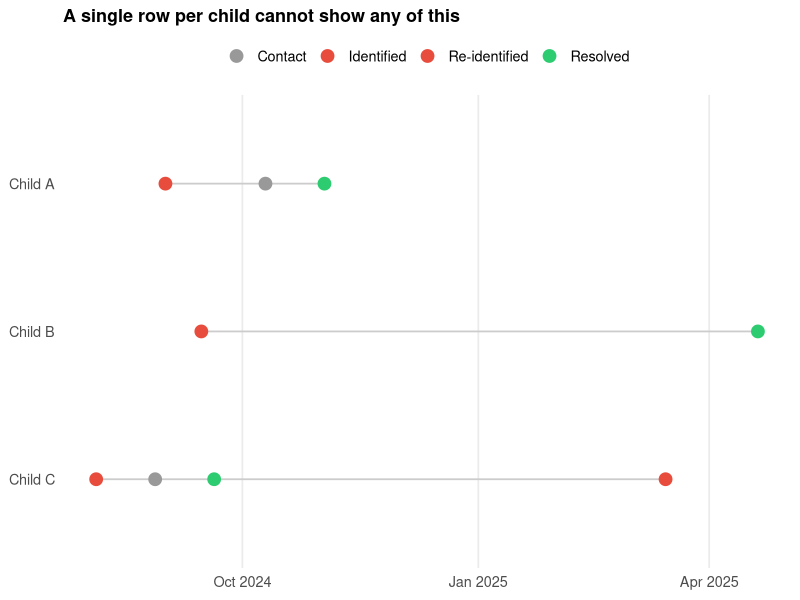
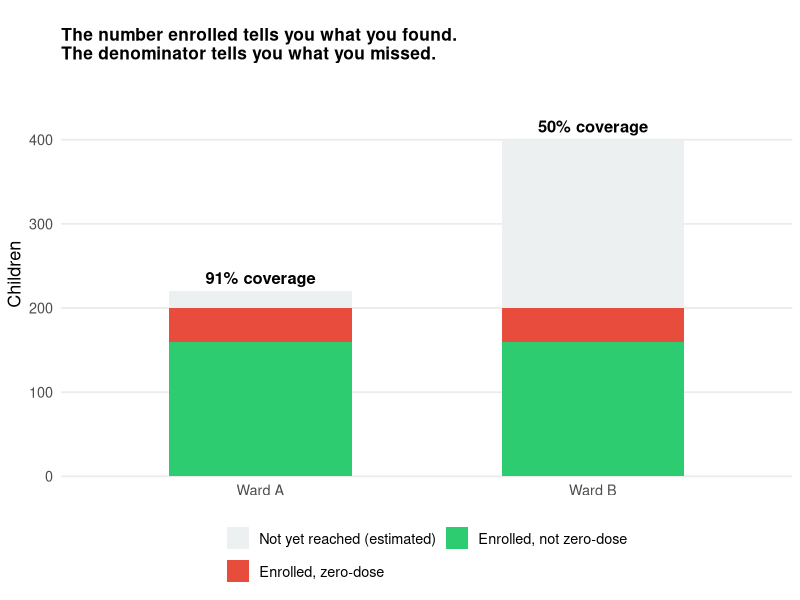
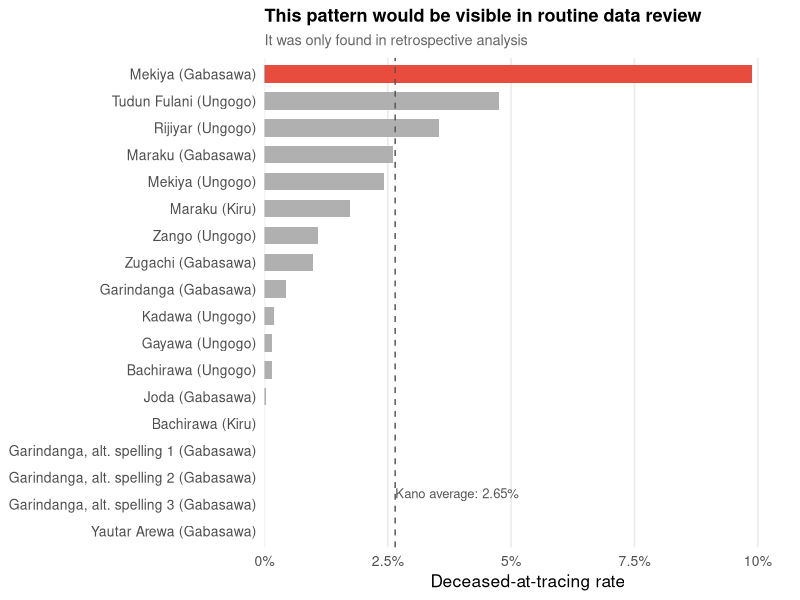
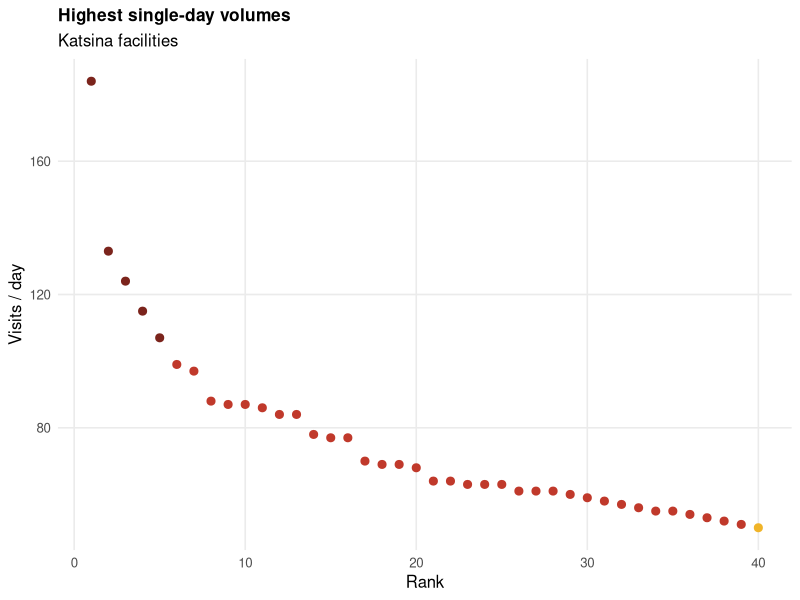
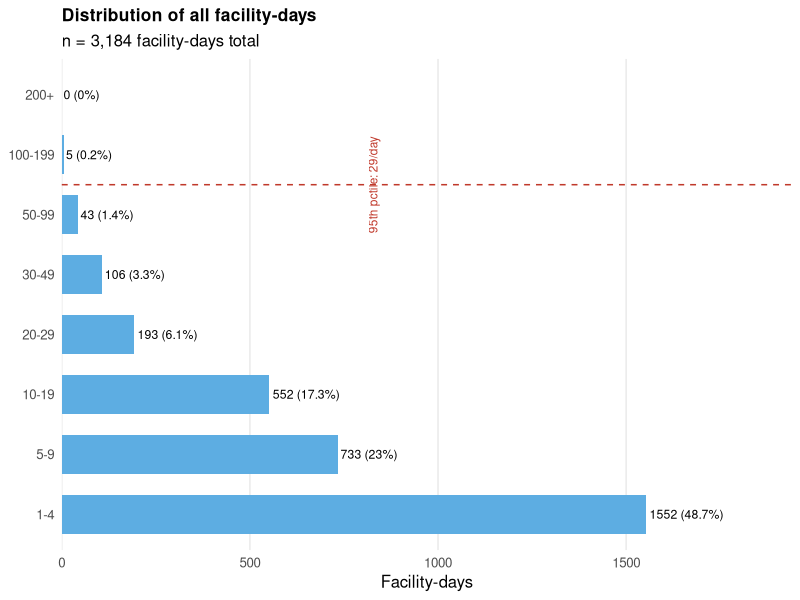

These charts were generated, in order, by the following R code:
## ---- chunk 1
knitr::opts_chunk$set(echo = FALSE, warning = FALSE, message = FALSE)
# Force English month names and the Gregorian calendar for all date output,
# regardless of the local machine's system locale (e.g. Thai Buddhist-era
# Windows locales, which otherwise leak into scale_x_date() labels).
Sys.setlocale("LC_TIME", "C")
library(ggplot2)
library(dplyr)
library(knitr)
library(kableExtra)
## ---- chunk 2
# Real duplicate rows sampled from Katsina facility visits (raw export),
# compound key: patient_id + visit_date + health_center_id + vaccines_administered.
# IDs shown truncated to 8 characters for readability -- full values are DATHARM
# system UUIDs, already pseudonymous.
table1a <- data.frame(
  record_id      = c("f9d26c3b", "f9d26c3b", "0b738833", "0b738833", "fa9dbdb0", "fa9dbdb0"),
  patient_id     = c("00b83bdb", "00b83bdb", "00f960dd", "00f960dd", "01201fe4", "01201fe4"),
  visit_date     = c("2023-10-12", "2023-10-12", "2024-05-31", "2024-05-31", "2024-03-01", "2024-03-01"),
  health_center  = c("ba69905f", "ba69905f", "21526f5b", "21526f5b", "ba69905f", "ba69905f"),
  settlement     = c("Dorowa", "Dorowa", "Siyya A", "Siyya A", "Dorowa", "Dorowa"),
  vaccines       = c("Penta_1, PCV_1, OPV_1, Rota_1, IPV_1 ... (17 antigens)",
                      "Penta_1, PCV_1, OPV_1, Rota_1, IPV_1 ... (17 antigens)",
                      "VitaminA_2, Measles_2",
                      "VitaminA_2, Measles_2",
                      "Penta_1, PCV_1, OPV_1, Rota_1, IPV_1",
                      "Penta_1, PCV_1, OPV_1, Rota_1, IPV_1")
)

kable(table1a,
      col.names = c("Record ID", "Patient ID", "Visit date", "Health centre", "Settlement", "Vaccines administered"),
      caption = "Table 1A: Six duplicated rows from the Katsina facility visits raw export. Each pair shares an identical record ID and compound key: the same database entry appears twice, not just the same clinical event.") %>%
  kable_styling(bootstrap_options = c("striped", "condensed"), full_width = TRUE, font_size = 13) %>%
  collapse_rows(columns = 1:5, valign = "top")
## ---- chunk 3
# Real sample of defaulter tracing rows where tracing_outcome == "yes_off_network_care",
# both states. patient_id truncated to 8 characters for readability.
table2a <- data.frame(
  patient_id      = c("dfa77aa0", "f6739b28", "ceaa528e", "48e07c80",
                       "4d2c6f71", "b741dc71", "68464604", "52ea5fd7"),
  state           = c("Kano", "Kano", "Kano", "Katsina",
                       "Kano", "Katsina", "Kano", "Kano"),
  tracing_outcome = "yes_off_network_care",
  tracing_method  = "home_visit",
  date            = c("2025-07-01", "2025-10-29", "2025-07-19", "2024-07-29",
                       "2025-05-21", "2024-06-29", "2024-09-24", "2025-12-02"),
  vaccine_on_card = "NOT RECORDED"
)

kable(table2a,
      col.names = c("Patient ID", "State", "Tracing outcome", "Tracing method", "Date", "Vaccine seen on card?"),
      caption = "Table 2A: Sample of defaulter tracing records where the outcome is 'received immunisation elsewhere' (n = 13,508 across both states). No row records which vaccine the CHW saw on the card.") %>%
  kable_styling(bootstrap_options = c("striped", "condensed"), full_width = TRUE, font_size = 13) %>%
  column_spec(6, color = "#e74c3c", bold = TRUE)
## ---- chunk 4
ladder_legend <- data.frame(
  Level      = c("L1 \u2014 Maximalist", "L2 \u2014 Strict", "L3 \u2014 Matched", "L4 \u2014 Verified"),
  Definition = c("yes_ok or yes_off_network_care",
                 "yes_ok only",
                 "yes_ok, and the child has a matching facility_visits record (any time)",
                 "yes_ok, matching facility_visits record, and that record names a vaccine"),
  Source     = c("defaulter_tracing", "defaulter_tracing",
                 "defaulter_tracing joined to facility_visits on patient_id",
                 "defaulter_tracing joined to facility_visits on patient_id and vaccines_administered")
)

kable(ladder_legend, col.names = c("Level", "Definition", "Source table(s)"),
      caption = "Legend: how each verification level in Figure 2A is defined.") %>%
  kable_styling(bootstrap_options = c("striped", "condensed"), full_width = TRUE, font_size = 13) %>%
  column_spec(1, bold = TRUE, width = "16%")
## ---- chunk 5
tl <- data.frame(
  child = factor(c("Child A","Child A","Child A","Child B","Child B","Child C","Child C","Child C","Child C"),
                  levels = c("Child C","Child B","Child A")),
  date  = as.Date(c("2024-09-01","2024-10-10","2024-11-02",
                     "2024-09-15","2025-04-20",
                     "2024-08-05","2024-08-28","2024-09-20","2025-03-15")),
  event = c("Identified","Contact","Resolved",
            "Identified","Resolved",
            "Identified","Contact","Resolved","Re-identified")
)
event_colour <- c("Identified" = "#e74c3c", "Contact" = "#999999",
                   "Resolved" = "#2ecc71", "Re-identified" = "#e74c3c")

ggplot(tl, aes(x = date, y = child)) +
  geom_line(aes(group = child), colour = "#ccc", linewidth = 0.6) +
  geom_point(aes(colour = event), size = 4) +
  scale_colour_manual(values = event_colour) +
  scale_x_date(date_labels = "%b %Y") +
  labs(title = "A single row per child cannot show any of this",
       x = NULL, y = NULL, colour = NULL) +
  theme_minimal(base_size = 13) +
  theme(panel.grid.major.y = element_blank(),
        panel.grid.minor   = element_blank(),
        plot.title         = element_text(face = "bold", size = 13),
        legend.position    = "top")
## ---- chunk 6
# Real join: identified_zd "resolved" records (both states) against facility_visits,
# checking for a visit within 90 days after first_resolved_date. 761 of 1,768
# resolved cases (43.0%) have no matching visit -- Kano 63.7%, Katsina 29.3%.
table3b <- data.frame(
  child_id            = c("3268f1d2", "05816ead", "4c52c601", "71ece8fd",
                           "5a8b17c8", "3da40512", "e4c5863c", "b2c33385"),
  state               = c("Kano", "Kano", "Katsina", "Kano",
                           "Katsina", "Kano", "Katsina", "Kano"),
  health_centre       = c("Mazan gudu HP", "Santsi HP", "CHC Safana", "Kumbo HP",
                           "Unguwar Mamman Dee HC", "Santsi HP", "Gallawa HC", "Rijiyar Zaki PHC"),
  last_tracing_outcome = c("yes_off_network_care", "yes_ok", "yes_off_network_care", "yes_off_network_care",
                            "yes_off_network_care", "yes_ok", "yes_off_network_care", "yes_off_network_care"),
  resolved_date       = c("2024-09-23", "2025-09-03", "2025-02-14", "2025-12-09",
                           "2024-12-11", "2025-09-03", "2024-09-21", "2025-07-12"),
  post_resolution_visit_90d = "No"
)

kable(table3b,
      col.names = c("Child ID", "State", "Health centre", "Last tracing outcome", "Resolved date", "Visit within 90 days?"),
      caption = "Table 3B: Children marked 'resolved' in identified_zd with no matching facility-visits record within 90 days of resolution (761 of 1,768 cases overall, 43.0%; Kano 63.7%, Katsina 29.3%). Source: DATHARM, 2026d (identified zero-dose); DATHARM, 2026b (facility visits).") %>%
  kable_styling(bootstrap_options = c("striped", "condensed"), full_width = TRUE, font_size = 13) %>%
  column_spec(6, color = "#e74c3c", bold = TRUE)
## ---- chunk 7

ward_denom <- data.frame(
  Ward     = rep(c("Ward A", "Ward B"), each = 3),
  Category = rep(c("Enrolled, not zero-dose", "Enrolled, zero-dose", "Not yet reached (estimated)"), times = 2),
  N        = c(160, 40, 20,
               160, 40, 200)
)
ward_denom$Category <- factor(ward_denom$Category,
  levels = c("Not yet reached (estimated)", "Enrolled, zero-dose", "Enrolled, not zero-dose"))

coverage_labels <- data.frame(Ward = c("Ward A", "Ward B"), Total = c(220, 400), Pct = c("91%", "50%"))

ggplot(ward_denom, aes(x = Ward, y = N, fill = Category)) +
  geom_col(width = 0.55) +
  geom_text(data = coverage_labels, aes(x = Ward, y = Total, label = paste0(Pct, " coverage")),
            inherit.aes = FALSE, vjust = -0.6, fontface = "bold", size = 4.2) +
  scale_fill_manual(values = c("Not yet reached (estimated)"  = "#ecf0f1",
                                "Enrolled, zero-dose"          = "#e74c3c",
                                "Enrolled, not zero-dose"      = "#2ecc71")) +
  scale_y_continuous(limits = c(0, 480), expand = c(0, 0)) +
  coord_cartesian(clip = "off") +
  labs(title = "The number enrolled tells you what you found.\nThe denominator tells you what you missed.",
       x = NULL, y = "Children", fill = NULL) +
  theme_minimal(base_size = 13) +
  theme(
    panel.grid.major.x = element_blank(),
    panel.grid.minor    = element_blank(),
    plot.title           = element_text(face = "bold", size = 12.5),
    plot.margin           = margin(20, 5.5, 5.5, 5.5),
    legend.position       = "bottom"
  ) +
  guides(fill = guide_legend(nrow = 2))
## ---- chunk 8
table5a <- data.frame(
  Check  = c("visit_date substantially earlier than created_on",
             "Same patient_id + visit_date + facility appearing more than once",
             "Any individual mobiliser's death or refusal rate far above the ward average",
             "zero_dose flag still TRUE for a child with a post-enrolment vaccination record",
             "Enrolled children count declining month-over-month in a ward"),
  Catches = c("Retroactive / backfilled entry",
              "Duplicate sync",
              "Likely entry error",
              "Stale status",
              "Possible data loss")
)

kable(table5a, col.names = c("What to check", "What it catches"),
      caption = "Table 5A: Five checks for a routine data diagnostics pass, each catching one issue class found in this audit.") %>%
  kable_styling(bootstrap_options = c("striped", "condensed"), full_width = TRUE, font_size = 13)
## ---- chunk 9

ward_dead <- data.frame(
  Ward = c("Mekiya (Gabasawa)", "Tudun Fulani (Ungogo)", "Rijiyar (Ungogo)", "Maraku (Gabasawa)",
           "Mekiya (Ungogo)", "Maraku (Kiru)", "Zango (Ungogo)", "Zugachi (Gabasawa)",
           "Garindanga (Gabasawa)", "Kadawa (Ungogo)", "Gayawa (Ungogo)", "Bachirawa (Ungogo)",
           "Joda (Gabasawa)", "Bachirawa (Kiru)", "Garindanga, alt. spelling 1 (Gabasawa)",
           "Garindanga, alt. spelling 2 (Gabasawa)", "Garindanga, alt. spelling 3 (Gabasawa)",
           "Yautar Arewa (Gabasawa)"),
  Rate = c(9.89, 4.75, 3.53, 2.60, 2.42, 1.73, 1.09, 0.99, 0.43, 0.19, 0.15, 0.15, 0.03, 0, 0, 0, 0, 0),
  Flag = c("Mekiya", rep("Other", 17))
)
ward_dead$Ward <- factor(ward_dead$Ward, levels = rev(ward_dead$Ward))
kano_avg <- 2.65

ggplot(ward_dead, aes(x = Ward, y = Rate, fill = Flag)) +
  geom_col(width = 0.65) +
  geom_hline(yintercept = kano_avg, linetype = "dashed", colour = "#555") +
  annotate("text", x = 2, y = kano_avg, label = paste0("Kano average: ", kano_avg, "%"),
           vjust = -0.6, hjust = 0, size = 3.3, colour = "#555") +
  scale_fill_manual(values = c("Mekiya" = "#e74c3c", "Other" = "#b0b0b0"), guide = "none") +
  scale_y_continuous(labels = function(x) paste0(x, "%"), expand = expansion(mult = c(0, 0.08))) +
  coord_flip() +
  labs(title = "This pattern would be visible in routine data review",
       subtitle = "It was only found in retrospective analysis",
       x = NULL, y = "Deceased-at-tracing rate") +
  theme_minimal(base_size = 12.5) +
  theme(
    panel.grid.major.y = element_blank(),
    panel.grid.minor   = element_blank(),
    plot.title         = element_text(face = "bold", size = 13),
    plot.subtitle      = element_text(color = "#666", size = 10.5)
  )
## ---- chunk 10

fv_days <- data.frame(
  rank = 1:40,
  n    = c(184,133,124,115,107,99,97,88,87,87,86,84,84,78,77,77,70,69,69,68,
           64,64,63,63,63,61,61,61,60,59,58,57,56,55,55,54,53,52,51,50)
)
fv_days$tier <- cut(fv_days$n, breaks = c(0,30,50,100,Inf),
                     labels = c("30-49","50-99","100-199","200+"))

ggplot(fv_days, aes(x = rank, y = n, colour = tier)) +
  geom_point(size = 2.4) +
  scale_colour_manual(values = c("30-49" = "#5dade2", "50-99" = "#f0b429",
                                  "100-199" = "#c0392b", "200+" = "#7b241c"), guide = "none") +
  labs(title = "Highest single-day volumes", subtitle = "Katsina facilities",
       x = "Rank", y = "Visits / day") +
  theme_minimal(base_size = 12) +
  theme(panel.grid.minor = element_blank(), plot.title = element_text(face = "bold", size = 12.5))
## ---- chunk 11

band_dist <- data.frame(
  Band = c("1-4","5-9","10-19","20-29","30-49","50-99","100-199","200+"),
  N    = c(1552,733,552,193,106,43,5,0),
  Pct  = c(48.7,23.0,17.3,6.1,3.3,1.4,0.2,0.0)
)
band_dist$Band <- factor(band_dist$Band, levels = band_dist$Band)

ggplot(band_dist, aes(x = Band, y = N)) +
  geom_col(fill = "#5dade2", width = 0.65) +
  geom_text(aes(label = paste0(N, " (", Pct, "%)")), hjust = -0.05, size = 3.1) +
  geom_vline(xintercept = 6.5, linetype = "dashed", colour = "#c0392b") +
  annotate("text", x = 6.5, y = max(band_dist$N)*0.55, label = "95th pctile: 29/day",
           angle = 90, vjust = -0.6, size = 3, colour = "#c0392b") +
  scale_y_continuous(limits = c(0, max(band_dist$N)*1.25), expand = c(0,0)) +
  coord_flip() +
  labs(title = "Distribution of all facility-days", subtitle = "n = 3,184 facility-days total",
       x = NULL, y = "Facility-days") +
  theme_minimal(base_size = 12) +
  theme(panel.grid.minor = element_blank(), panel.grid.major.y = element_blank(),
        plot.title = element_text(face = "bold", size = 12.5))
## ---- chunk 12
table6a <- data.frame(
  Variable = c("Maternal education",
               "Children under 5 in household",
               "Who decided to vaccinate",
               "Prior refusal at this household",
               "Roof material (wealth proxy)"),
  Why = c("Strongest predictor of full immunisation across sub-Saharan Africa (Farrenkopf et al., 2023)",
          "Later-born children are consistently less likely to be fully vaccinated (Farrenkopf et al., 2023)",
          "Gender-skewed household decision-making is a documented barrier in Kano specifically (Bolarinwa et al., 2025)",
          "A household that has refused before needs a different follow-up approach than one not yet reached",
          "Predicts access barriers independent of distance; standard proxy in national DHS surveys"),
  How = c("\"Did the child's mother attend school?\" (yes / no / unknown)",
          "Count field: \"How many children under 5 live here?\"",
          "Dropdown: mother / father / grandparent / other caregiver",
          "Flag on tracing record: \"Was vaccination declined at this contact?\" (yes / no)",
          "Dropdown: thatch / zinc / concrete / other")
)

kable(table6a, col.names = c("Variable", "Why it matters", "How to collect it (one question)"),
      caption = "Table 6A: Candidate enrolment variables, their evidence base, and a single-question collection method for each.") %>%
  kable_styling(bootstrap_options = c("striped", "condensed"), full_width = TRUE, font_size = 13)
